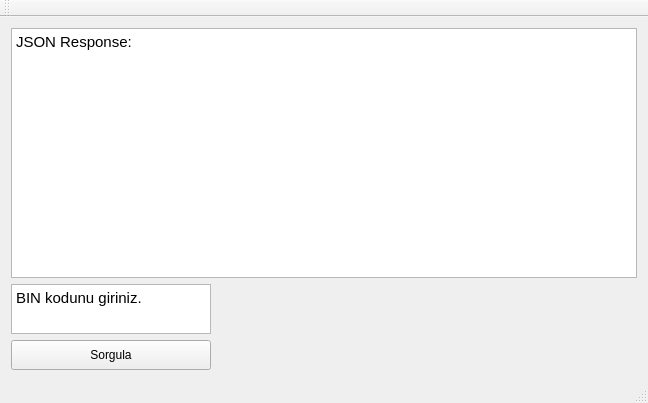
<?xml version="1.0" encoding="UTF-8"?>
<ui version="4.0">
 <class>MainWindow</class>
 <widget class="QMainWindow" name="MainWindow">
  <property name="geometry">
   <rect>
    <x>0</x>
    <y>0</y>
    <width>648</width>
    <height>403</height>
   </rect>
  </property>
  <property name="windowTitle">
   <string>MainWindow</string>
  </property>
  <widget class="QWidget" name="centralWidget">
   <layout class="QHBoxLayout" name="horizontalLayout">
    <item>
     <layout class="QVBoxLayout" name="verticalLayout">
      <item>
       <widget class="QTextBrowser" name="jsonResultBrowser">
        <property name="html">
         <string>&lt;!DOCTYPE HTML PUBLIC &quot;-//W3C//DTD HTML 4.0//EN&quot; &quot;http://www.w3.org/TR/REC-html40/strict.dtd&quot;&gt;
&lt;html&gt;&lt;head&gt;&lt;meta name=&quot;qrichtext&quot; content=&quot;1&quot; /&gt;&lt;style type=&quot;text/css&quot;&gt;
p, li { white-space: pre-wrap; }
&lt;/style&gt;&lt;/head&gt;&lt;body style=&quot; font-family:'Ubuntu'; font-size:11pt; font-weight:400; font-style:normal;&quot;&gt;
&lt;p style=&quot; margin-top:0px; margin-bottom:0px; margin-left:0px; margin-right:0px; -qt-block-indent:0; text-indent:0px;&quot;&gt;JSON Response:&lt;/p&gt;
&lt;p style=&quot;-qt-paragraph-type:empty; margin-top:0px; margin-bottom:0px; margin-left:0px; margin-right:0px; -qt-block-indent:0; text-indent:0px;&quot;&gt;&lt;br /&gt;&lt;/p&gt;&lt;/body&gt;&lt;/html&gt;</string>
        </property>
       </widget>
      </item>
      <item>
       <widget class="QTextEdit" name="binCode">
        <property name="maximumSize">
         <size>
          <width>200</width>
          <height>50</height>
         </size>
        </property>
        <property name="html">
         <string>&lt;!DOCTYPE HTML PUBLIC &quot;-//W3C//DTD HTML 4.0//EN&quot; &quot;http://www.w3.org/TR/REC-html40/strict.dtd&quot;&gt;
&lt;html&gt;&lt;head&gt;&lt;meta name=&quot;qrichtext&quot; content=&quot;1&quot; /&gt;&lt;style type=&quot;text/css&quot;&gt;
p, li { white-space: pre-wrap; }
&lt;/style&gt;&lt;/head&gt;&lt;body style=&quot; font-family:'Ubuntu'; font-size:11pt; font-weight:400; font-style:normal;&quot;&gt;
&lt;p style=&quot; margin-top:0px; margin-bottom:0px; margin-left:0px; margin-right:0px; -qt-block-indent:0; text-indent:0px;&quot;&gt;BIN kodunu giriniz.&lt;/p&gt;&lt;/body&gt;&lt;/html&gt;</string>
        </property>
       </widget>
      </item>
      <item>
       <widget class="QPushButton" name="binRequestButton">
        <property name="minimumSize">
         <size>
          <width>10</width>
          <height>30</height>
         </size>
        </property>
        <property name="maximumSize">
         <size>
          <width>200</width>
          <height>100</height>
         </size>
        </property>
        <property name="text">
         <string>Sorgula</string>
        </property>
       </widget>
      </item>
     </layout>
    </item>
   </layout>
  </widget>
  <widget class="QMenuBar" name="menuBar">
   <property name="geometry">
    <rect>
     <x>0</x>
     <y>0</y>
     <width>648</width>
     <height>25</height>
    </rect>
   </property>
  </widget>
  <widget class="QToolBar" name="mainToolBar">
   <attribute name="toolBarArea">
    <enum>TopToolBarArea</enum>
   </attribute>
   <attribute name="toolBarBreak">
    <bool>false</bool>
   </attribute>
  </widget>
  <widget class="QStatusBar" name="statusBar"/>
 </widget>
 <layoutdefault spacing="6" margin="11"/>
 <resources/>
 <connections/>
</ui>
